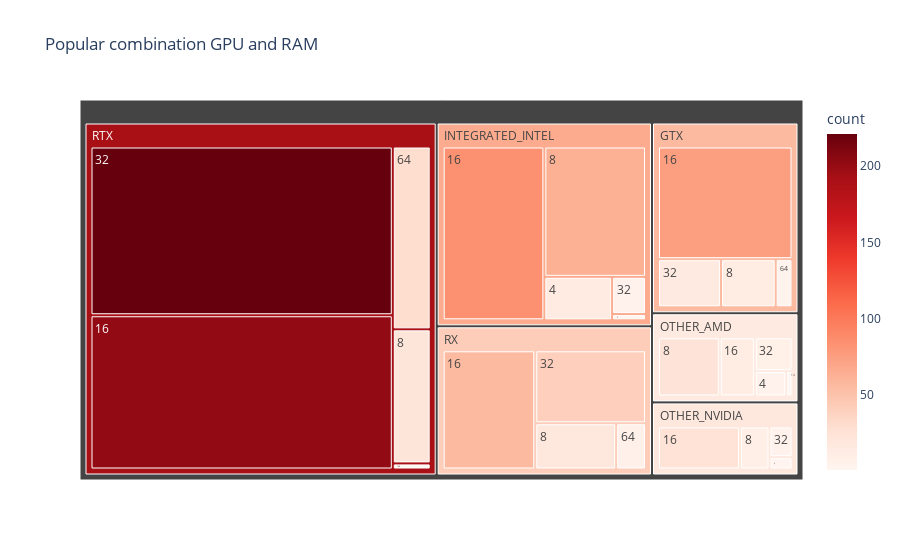

Notebook source saved alongside this figure:
### Code cell
gpu_ram_map = ozon_pcs_data.groupby(["gpu_series", "ram_gb"]).size().reset_index(name="count")

fig1 = px.treemap(gpu_ram_map, path=["gpu_series", "ram_gb"], values="count",color="count",color_continuous_scale="Reds",title="Popular combination GPU and RAM")
fig1.show()

### Figure 1 — Plotly figure (JSON) as saved in the notebook; plotly's stock layout.template omitted (floating-point values rounded to 4 significant figures)
{"data": [{"branchvalues": "total", "customdata": [[13.0], [75.0], [15.0], [4.0], [1.0], [14.0], [63.0], [84.0], [6.0], [5.0], [23.0], [1.0], [13.0], [8.0], [2.0], [9.0], [25.0], [5.0], [22.0], [202.0], [221.0], [30.0], [1.0], [19.0], [56.0], [41.0], [7.0], [56.4], [67.01], [15.76], [17.93], [191.2], [42.5]], "domain": {"x": [0, 1], "y": [0, 1]}, "hovertemplate": "labels=%{label}<br>count_sum=%{value}<br>parent=%{parent}<br>id=%{id}<br>count=%{color}<extra></extra>", "ids": ["GTX/8", "GTX/16", "GTX/32", "GTX/64", "INTEGRATED_INTEL/0", "INTEGRATED_INTEL/4", "INTEGRATED_INTEL/8", "INTEGRATED_INTEL/16", "INTEGRATED_INTEL/32", "OTHER_AMD/4", "OTHER_AMD/8", "OTHER_AMD/14", "OTHER_AMD/16", "OTHER_AMD/32", "OTHER_NVIDIA/4", "OTHER_NVIDIA/8", "OTHER_NVIDIA/16", "OTHER_NVIDIA/32", "RTX/8", "RTX/16", "RTX/32", "RTX/64", "RTX/128", "RX/8", "RX/16", "RX/32", "RX/64", "GTX", "INTEGRATED_INTEL", "OTHER_AMD", "OTHER_NVIDIA", "RTX", "RX"], "labels": ["8", "16", "32", "64", "0", "4", "8", "16", "32", "4", "8", "14", "16", "32", "4", "8", "16", "32", "8", "16", "32", "64", "128", "8", "16", "32", "64", "GTX", "INTEGRATED_INTEL", "OTHER_AMD", "OTHER_NVIDIA", "RTX", "RX"], "marker": {"coloraxis": "coloraxis", "colors": [13.0, 75.0, 15.0, 4.0, 1.0, 14.0, 63.0, 84.0, 6.0, 5.0, 23.0, 1.0, 13.0, 8.0, 2.0, 9.0, 25.0, 5.0, 22.0, 202.0, 221.0, 30.0, 1.0, 19.0, 56.0, 41.0, 7.0, 56.4, 67.01, 15.76, 17.93, 191.2, 42.5]}, "name": "", "parents": ["GTX", "GTX", "GTX", "GTX", "INTEGRATED_INTEL", "INTEGRATED_INTEL", "INTEGRATED_INTEL", "INTEGRATED_INTEL", "INTEGRATED_INTEL", "OTHER_AMD", "OTHER_AMD", "OTHER_AMD", "OTHER_AMD", "OTHER_AMD", "OTHER_NVIDIA", "OTHER_NVIDIA", "OTHER_NVIDIA", "OTHER_NVIDIA", "RTX", "RTX", "RTX", "RTX", "RTX", "RX", "RX", "RX", "RX", "", "", "", "", "", ""], "type": "treemap", "values": [13.0, 75.0, 15.0, 4.0, 1.0, 14.0, 63.0, 84.0, 6.0, 5.0, 23.0, 1.0, 13.0, 8.0, 2.0, 9.0, 25.0, 5.0, 22.0, 202.0, 221.0, 30.0, 1.0, 19.0, 56.0, 41.0, 7.0, 107.0, 168.0, 50.0, 41.0, 476.0, 123.0]}], "layout": {"coloraxis": {"colorbar": {"title": {"text": "count"}}, "colorscale": [[0, "rgb(255,245,240)"], [0.125, "rgb(254,224,210)"], [0.25, "rgb(252,187,161)"], [0.375, "rgb(252,146,114)"], [0.5, "rgb(251,106,74)"], [0.625, "rgb(239,59,44)"], [0.75, "rgb(203,24,29)"], [0.875, "rgb(165,15,21)"], [1, "rgb(103,0,13)"]]}, "legend": {"tracegroupgap": 0}, "title": {"text": "Popular combination GPU and RAM"}}}
